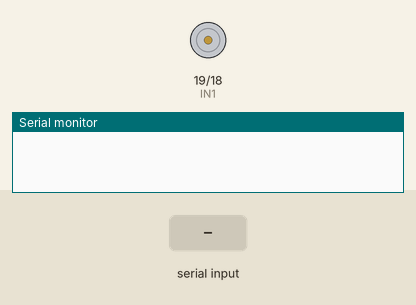
Bench run of a sketch on a simulated Arduino Uno, built with avr-gcc and run on an emulated ATmega328P. Shown: motor-driver pin pairs drawn as motors (green arrow = first pin HIGH = forward, orange = second pin HIGH = backward, longer = more drive, scaled by the enable pin), the last lines printed to the serial monitor. The inputs (shaded band) are chosen by the test bench.

Above: at 1.2 s.
1.3 s: "forward\n" received over Serial
At 2.5 s:
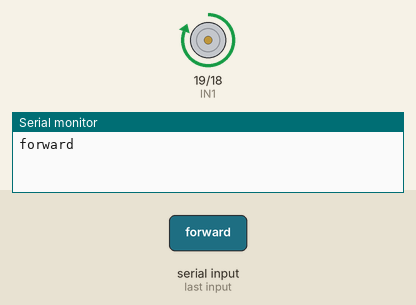
2.9 s: "reverse\n" received over Serial
At 3.7 s:
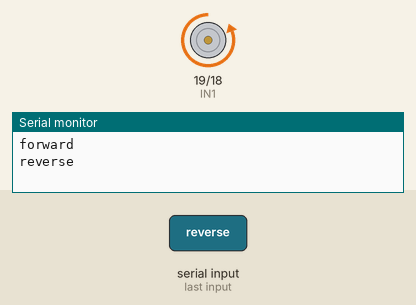
6.0 s: "left\n" received over Serial
At 7.2 s:
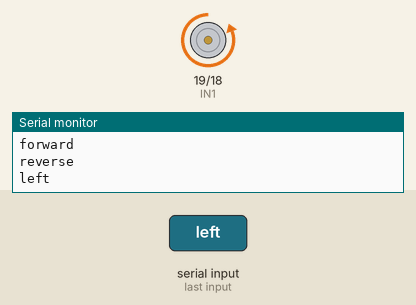
Timing chart, 0 to 8.5 s (numbered marks = the images above; inputs shaded):
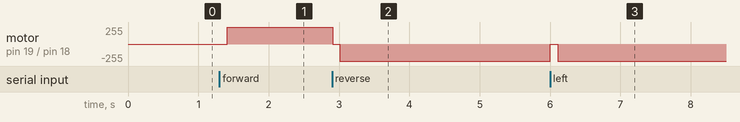

The sketch:

pico_dc_motor_control_serial.ino
```cpp
#define IN1 19
#define IN2 18
#define ENA 17

String inputString = "";      // a String to hold incoming data
bool stringComplete = false;  // whether the string is complete
int speed = 200;

void setup() {
  Serial.begin(9600);
  pinMode(IN1, OUTPUT);
  pinMode(IN2, OUTPUT);
  pinMode(ENA, OUTPUT);
}

void loop() {
  if (stringComplete) {
    inputString.trim();
    Serial.println(inputString);
    if(inputString.equals("forward")){
      goForward();
    }else if(inputString.equals("reverse")){
      goReverse();
    }else if(inputString.equals("left")){
      goLeft();
    }else if(inputString.equals("right")){
      goRight();
    }else if(inputString.equals("stop")){
      stop();
    }else{
      Serial.println("Invalid command");
    }
    // clear the string:
    inputString = "";
    stringComplete = false;
  }
}


void serialEvent() {
  while (Serial.available()) {
    // get the new byte:
    char inChar = (char)Serial.read();
    // add it to the inputString:
    inputString += inChar;
    // if the incoming character is a newline, set a flag so the main loop can
    // do something about it:
    if (inChar == '\n') {
      stringComplete = true;
    }
  }
}

void goForward(){
  stop();
  analogWrite(ENA, speed);
  digitalWrite(IN1, HIGH);
  digitalWrite(IN2, LOW);
  delay(100);
}

void goReverse(){
  stop();
  analogWrite(ENA, speed);
  digitalWrite(IN2, HIGH);
  digitalWrite(IN1, LOW);
  delay(100);
}

void goLeft(){
  stop();
  analogWrite(ENA, speed);
  digitalWrite(IN2, HIGH);
  digitalWrite(IN1, LOW);
  delay(100);
}

void goRight(){
  stop();
  analogWrite(ENA, speed);
  digitalWrite(IN1, HIGH);
  digitalWrite(IN2, LOW);
  delay(100);
}

void stop(){
  analogWrite(ENA, 0);
  digitalWrite(IN1, LOW);
  digitalWrite(IN2, LOW);
  delay(100);
}
```

Measured:
- after the input at 1.3 s, motor on pin 19 (IN1) / pin 18 (IN2): stopped → forward 255/255 after 0.11 s
- after the input at 2.9 s, motor on pin 19 (IN1) / pin 18 (IN2): forward 255/255 → stopped at once, → backward 255/255 0.10 s later
- after the input at 6.0 s, motor on pin 19 (IN1) / pin 18 (IN2): backward 255/255 → stopped at once, → backward 255/255 0.10 s later
